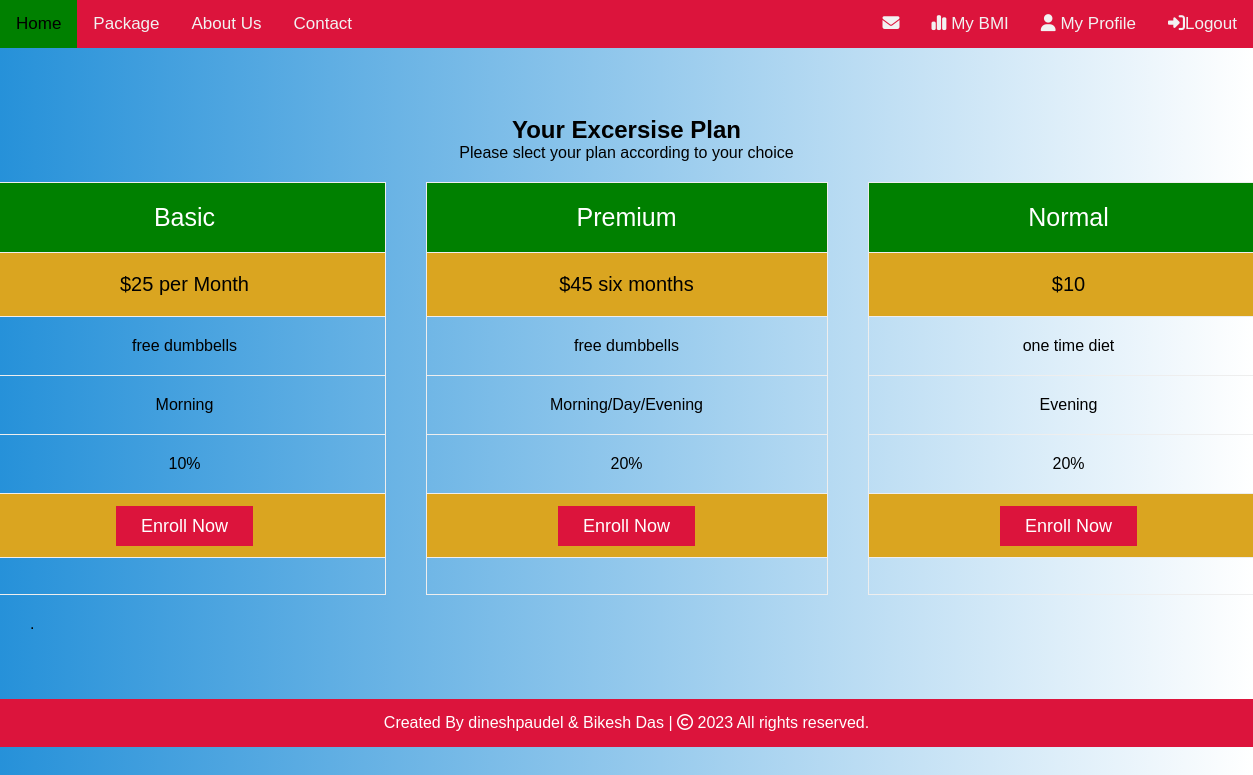
/package.php (signed in), run on the app's committed database.
### tables this page shows
CREATE TABLE `package` (
  `id` int(11) NOT NULL,
  `plan` varchar(100) NOT NULL,
  `cost` varchar(100) NOT NULL,
  `offers` varchar(100) NOT NULL,
  `shift` varchar(100) NOT NULL,
  `discount` varchar(100) NOT NULL
);

### package.php (the view, shortened to what this page needs)
<?php
include('nav.php');
?>
<?php
$packages = [];
try {
    $conn = new mysqli('localhost', 'root', '', 'gym');
    $sql = "select * from package";
    $res = $conn->query($sql);
    if ($res->num_rows > 0) {
        while ($a = $res->fetch_assoc()) {
            array_push($packages, $a);
        }
    } else {
        die("data not found");
    }
} catch (Exception $e) {
    die('Database  Error : ' . $e->getMessage());
}
?>
<!DOCTYPE html>
<html lang="en">
<head>
</head>
<body>
    <div class="mrg">
        <?php
        if (isset($_SESSION["username"]) && !empty($_SESSION['username'])) {
        ?>
            <h2 style="text-align:center">Your Excersise Plan</h2>
            <p style="text-align:center">Please slect your plan according to your choice </p>
            <div class="columns">
                <?php for ($i = 0; $i < count($packages); $i++) { ?>
                    <ul class="price">
                        <li class="header" style="background-color:green"><?php echo $packages[$i]['plan'] ?></li>
                        <li class="grey"><?php echo $packages[$i]['cost'] ?></li>
                        <li><?php echo $packages[$i]['offers'] ?></li>
                        <li><?php echo $packages[$i]['shift'] ?></li>
                        <li><?php echo $packages[$i]['discount'] ?></li>
                        <li class="grey"><a href="enrollment.php" class="button">Enroll Now</a></li> <br><br>
                    </ul>
                <?php } ?>
            </div>
            <p>.</p><br><br>
        <?php } ?>
    </div>
    <?php
    include('footer.php');
    ?>
</body>
</html>

### nav.php (style rules this page uses)
* { margin: 0; padding: 0; box-sizing: border-box; }
body { margin: 0; font-family: Arial, Helvetica, sans-serif; }

### package.php (style rules this page uses)
* { box-sizing: border-box; }
.mrg { margin-top: 38px; padding: 30px; }
body { background: linear-gradient(to right, #2691d9, #ffffff); background-size: cover; background-position: center; background-repeat: no-repeat; background-attachment: fixed; }
.columns { display: flex; justify-content: center; width: 100%; }
.price { float: left; list-style-type: none; border: 1px solid #eee; margin: 0; padding: 0; -webkit-transition: 0.3s; transition: 0.3s; margin: 20px; }
.price .header { background-color: #2980b9, #8e44ad; color: white; font-size: 25px; }
.price li { border-bottom: 1px solid #eee; padding: 20px; width: 400px; text-align: center; }
.price .grey { background-color: goldenrod; font-size: 20px; }
.button { background-color: crimson; border: none; color: white; padding: 10px 25px; text-align: center; text-decoration: none; font-size: 18px; }

### data on the page
package: plan "Basic", cost "$25 per Month", offers "free dumbbells", shift "Morning", discount "10%"
package: plan "Premium", cost "$45 six months", offers "free dumbbells", shift "Morning/Day/Evening", discount "20%"
package: plan "Normal", cost "$10", offers "one time diet", shift "Evening", discount "20%"
